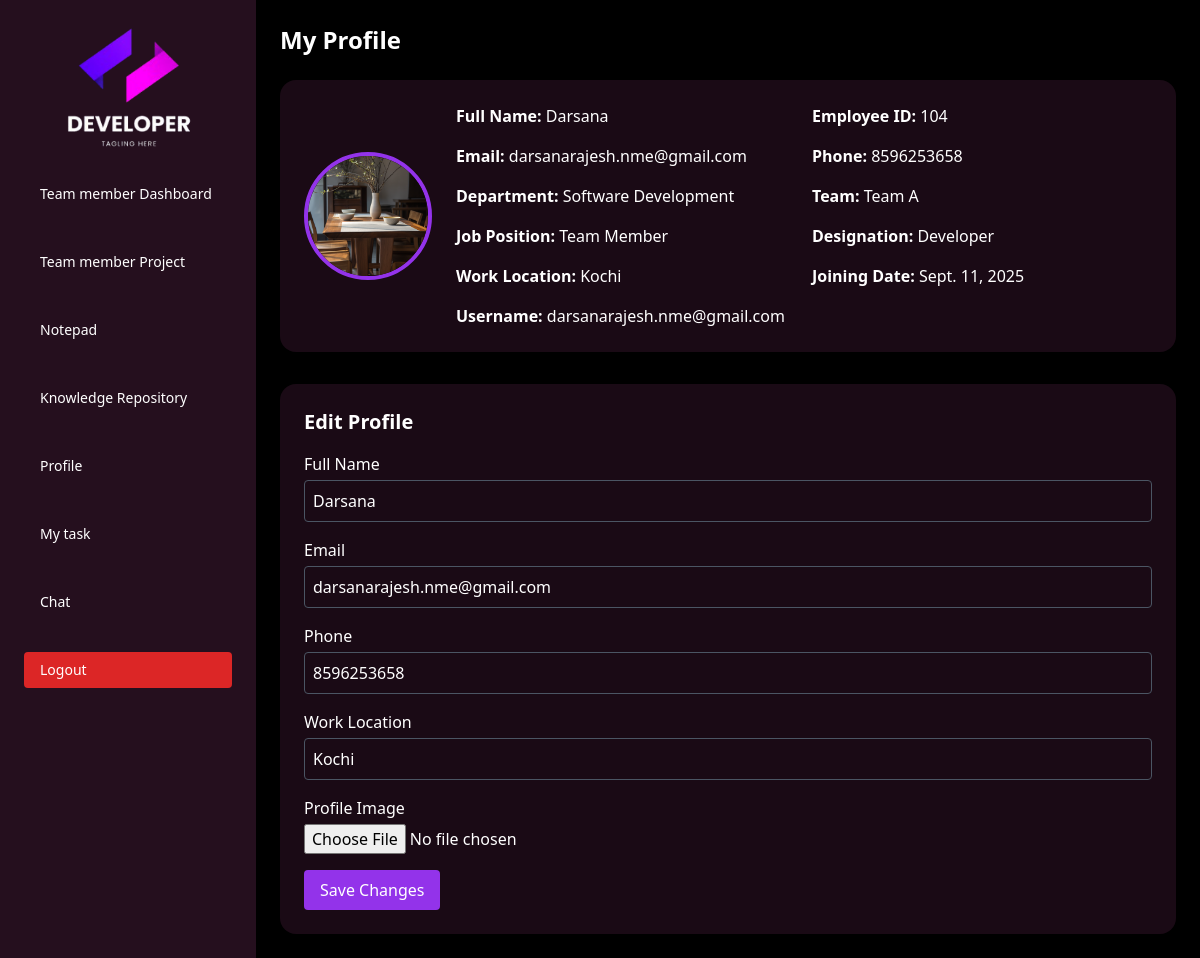
Page /teammember_profile/ (signed in) on the committed database.
### monitoringapp/models.py (models this page shows, shortened)
class User(models.Model):
    STATUS_CHOICES = (
        ('active', 'Active'),
        ('inactive', 'Inactive'),
    )
    name = models.CharField(max_length=150)
    employee_id = models.CharField(max_length=50, unique=True)
    email = models.EmailField(unique=True)
    phone = models.CharField(max_length=15, blank=True, null=True)
    department = models.ForeignKey(Department, on_delete=models.SET_NULL, null=True)
    team = models.ForeignKey(Team, on_delete=models.SET_NULL, null=True, blank=True)
    job_Position = models.CharField(max_length=100)
    designation = models.CharField(max_length=100)
    work_location = models.CharField(max_length=150, blank=True, null=True)
    joining_date = models.DateField(auto_now_add=True)
    username = models.CharField(max_length=100, unique=True)
    password = models.CharField(max_length=128)
    status = models.CharField(max_length=10, choices=STATUS_CHOICES, default='inactive')
    profile_image = models.ImageField(upload_to='user_images/', blank=True, null=True)
    last_login_time = models.DateTimeField(null=True, blank=True)
    last_logout_time = models.DateTimeField(null=True, blank=True)

class Department(models.Model):
    name = models.CharField(max_length=100, unique=True)

class Team(models.Model):
    name = models.CharField(max_length=100, unique=True)

### monitoringapp/views.py (the view, shortened to what this page needs)
# urls.py: path("teammember_profile/", views.teammember_profile, name="teammember_profile"),
@never_cache
def teammember_profile(request):
    user_id = request.session.get("user_id")
    if not user_id:   # 🔒 Not logged in → back to index
        return redirect("index")
    user = get_object_or_404(User, id=user_id)
    return render(request, "teammember_profile.html", {"user": user})

### monitoringapp/context_processors.py (called while the page is built)
def logged_in_user(request):
    user = None
    is_team_lead = False
    if request.session.get("user_id"):
        try:
            user = User.objects.get(id=request.session["user_id"])
            if user.job_Position.lower() == "team lead":
                is_team_lead = True
        except User.DoesNotExist:
            pass
    return {"logged_in_user": user, "is_team_lead": is_team_lead}

### monitoringapp/templates/teammember_profile.html (shortened to what this page needs)
{% load static %}
{% load tz %}
<!DOCTYPE html>
<html lang="en">
<head>
  <script src="https://cdn.tailwindcss.com"></script>
  <link rel="stylesheet" href="{% static 'css/admin.css' %}">
</head>
<body class="bg-black text-white font-sans select-none">
<div id="sidebar"
     class="fixed top-0 left-0 h-full w-64 bg-[#250f1e] overflow-y-auto text-white p-6 z-50 transform -translate-x-full md:translate-x-0 transition-transform duration-300 ease-in-out">  <div class="flex items-center justify-between mb-6">
    <div class="w-full flex justify-center select-none">
      <img src="{% static 'images/logo.png' %}" alt="Logo" class="w-32 h-32 object-contain">
    </div>
  </div>
  <nav class="select-none">
    <ul class="space-y-8 text-sm">
      <li>
        <a href="{% url 'teammember_dashboard' %}" class="block py-2 px-4 rounded hover:bg-white hover:text-black">Team member Dashboard</a>
      </li>
      <li>
        <a href="{% url 'teammember_project' %}" class="block py-2 px-4 rounded hover:bg-white hover:text-black">Team member Project</a>
      </li>
      <li>
        <a href="{% url 'teammember_notepad' %}" class="block py-2 px-4 rounded hover:bg-white hover:text-black">Notepad</a>
      </li>
      <li>
        <a href="{% url 'teammember_repository' %}" class="block py-2 px-4 rounded hover:bg-white hover:text-black">Knowledge Repository</a>
      </li>
      <li>
        <a href="{% url 'teammember_profile' %}" class="block py-2 px-4 rounded hover:bg-white hover:text-black">Profile</a>
      </li>
      <li>
        <a href="{% url 'teammember_task' %}" class="block py-2 px-4 rounded hover:bg-white hover:text-black">My task</a>
      </li>
      <li>
        <a href="{% url 'teammember_chat' %}" class="block py-2 px-4 rounded hover:bg-white hover:text-black">Chat</a>
      </li>
      <a href="{% url 'teammember_logout' %}"
       class="block py-2 px-4 rounded bg-red-600 text-white">
       Logout
    </a>
    </ul>
  </nav>
</div>
<div class="ml-0 md:ml-64 p-6 max-md:mt-20">
  <h1 class="text-2xl font-bold mb-6">My Profile</h1>
  <div class="bg-[#250f1e]/70 rounded-2xl p-6 shadow-lg flex flex-col md:flex-row gap-6 items-center">
    <div class="flex-shrink-0">
      {% if user.profile_image %}
        <img src="{{ user.profile_image.url }}" class="w-32 h-32 rounded-full object-cover border-4 border-purple-600">
      {% else %}
        <img src="{% static 'images/default-user.png' %}" class="w-32 h-32 rounded-full object-cover border-4 border-purple-600">
      {% endif %}
    </div>
    <div class="flex-1 grid grid-cols-1 md:grid-cols-2 gap-4">
      <p><span class="font-semibold">Full Name:</span> {{ user.name }}</p>
      <p><span class="font-semibold">Employee ID:</span> {{ user.employee_id }}</p>
      <p><span class="font-semibold">Email:</span> {{ user.email }}</p>
      <p><span class="font-semibold">Phone:</span> {{ user.phone }}</p>
      <p><span class="font-semibold">Department:</span> {{ user.department.name }}</p>
      <p><span class="font-semibold">Team:</span> {{ user.team.name }}</p>
      <p><span class="font-semibold">Job Position:</span> {{ user.job_Position }}</p>
      <p><span class="font-semibold">Designation:</span> {{ user.designation }}</p>
      <p><span class="font-semibold">Work Location:</span> {{ user.work_location }}</p>
      <p><span class="font-semibold">Joining Date:</span> {{ user.joining_date }}</p>
      <p><span class="font-semibold">Username:</span> {{ user.username }}</p>
    </div>
  </div>
  <div class="mt-8 bg-[#250f1e]/70 rounded-2xl p-6 shadow-lg">
    <h2 class="text-xl font-semibold mb-4">Edit Profile</h2>
    <form method="POST" enctype="multipart/form-data" class="space-y-4">
      <div>
        <label class="block mb-1">Full Name</label>
        <input type="text" name="name" value="{{ user.name }}" class="w-full p-2 rounded bg-black border border-gray-600 text-white">
      </div>
      <div>
        <label class="block mb-1">Email</label>
        <input type="email" name="email" value="{{ user.email }}" class="w-full p-2 rounded bg-black border border-gray-600 text-white">
      </div>
      <div>
        <label class="block mb-1">Phone</label>
        <input type="text" name="phone" value="{{ user.phone }}" class="w-full p-2 rounded bg-black border border-gray-600 text-white">
      </div>
      <div>
        <label class="block mb-1">Work Location</label>
        <input type="text" name="work_location" value="{{ user.work_location }}" class="w-full p-2 rounded bg-black border border-gray-600 text-white">
      </div>
      <div>
        <label class="block mb-1">Profile Image</label>
        <input type="file" name="profile_image" class="w-full text-white">
      </div>
      <button type="submit" class="px-4 py-2 bg-purple-600 rounded hover:bg-purple-700">Save Changes</button>
    </form>
  </div>
</div>
</body>
</html>

### monitoringapp/static/css/admin.css (style rules this page uses)
input, select, textarea { background-color: transparent !important; color: white !important; }
html, body { overflow-x: hidden; width: 100%; }

### rows in the picture
User: profile_image (picture), name "Darsana", employee_id "104", email "darsanarajesh.nme@gmail.com", phone "8596253658", department.name "Software Development", team.name "Team A", job_Position "Team Member", designation "Developer", work_location "Kochi", joining_date "Sept. 11, 2025", username "darsanarajesh.nme@gmail.com"
